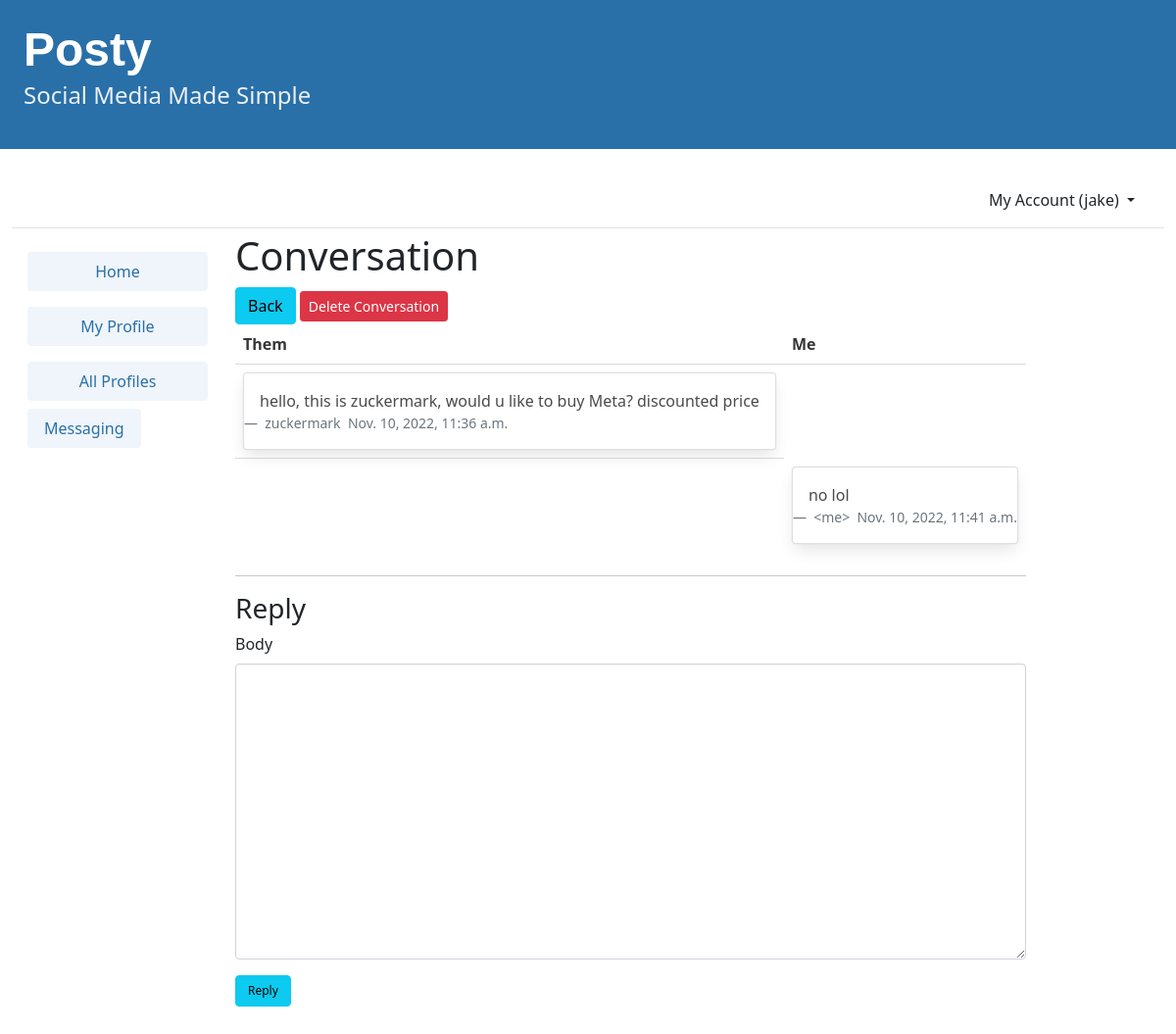
/messages/view/t/2/ (signed in), run on the app's committed database.
### accounts/models.py (models this page shows)
class User(AbstractUser):
    user_karma = models.IntegerField(default=0, blank=True, null=True)
    profile_picture = models.ImageField(
        default="default_pfp.jpg", upload_to="images/", blank=True, null=True
    )
    class Meta:
        db_table = "auth_user"

### postman/models.py (models this page shows, shortened)
class Message(models.Model):
    SUBJECT_MAX_LENGTH = 120
    subject = models.CharField(_("subject"), max_length=SUBJECT_MAX_LENGTH)
    body = models.TextField(_("body"), blank=True)
    sender = models.ForeignKey(settings.AUTH_USER_MODEL, on_delete=models.CASCADE, related_name='sent_messages',
        null=True, blank=True, verbose_name=_("sender"))
    recipient = models.ForeignKey(settings.AUTH_USER_MODEL, on_delete=models.CASCADE, related_name='received_messages',
        null=True, blank=True, verbose_name=_("recipient"))
    email = models.EmailField(_("visitor"), blank=True)  # instead of either sender or recipient, for an AnonymousUser
    parent = models.ForeignKey('self', on_delete=models.CASCADE, related_name='next_messages',
        null=True, blank=True, verbose_name=_("parent message"))
    thread = models.ForeignKey('self', on_delete=models.CASCADE, related_name='child_messages',
        null=True, blank=True, verbose_name=_("root message"))
    sent_at = models.DateTimeField(_("sent at"), default=now)
    read_at = models.DateTimeField(_("read at"), null=True, blank=True)
    replied_at = models.DateTimeField(_("replied at"), null=True, blank=True)
    sender_archived = models.BooleanField(_("archived by sender"), default=False)
    recipient_archived = models.BooleanField(_("archived by recipient"), default=False)
    sender_deleted_at = models.DateTimeField(_("deleted by sender at"), null=True, blank=True)
    recipient_deleted_at = models.DateTimeField(_("deleted by recipient at"), null=True, blank=True)
    moderation_status = models.CharField(_("status"), max_length=1, choices=STATUS_CHOICES, default=STATUS_PENDING)
    moderation_by = models.ForeignKey(settings.AUTH_USER_MODEL, on_delete=models.CASCADE, related_name='moderated_messages',
        null=True, blank=True, verbose_name=_("moderator"))
    moderation_date = models.DateTimeField(_("moderated at"), null=True, blank=True)
    moderation_reason = models.CharField(_("rejection reason"), max_length=120, blank=True)
    objects = MessageManager()
    class Meta:
        verbose_name = _("message")
        verbose_name_plural = _("messages")
        ordering = ['-sent_at', '-id']
    def is_accepted(self):
        return self.moderation_status == STATUS_ACCEPTED
    def admin_sender(self):
        """
        Return the sender either as a username or as a plain email.
        Designed for the Admin site.

        """
        if self.sender:
            return str(self.sender)
        else:
            return '<{0}>'.format(self.email)
    admin_sender.short_description = _("sender")
    admin_sender.admin_order_field = 'sender'
    clear_sender = property(admin_sender)
    @property
    def obfuscated_sender(self):
        if self.sender:
            return get_user_representation(self.sender)
        else:
            return self._obfuscated_email()
    def admin_recipient(self):
        """
        Return the recipient either as a username or as a plain email.
        Designed for the Admin site.

        """
        if self.recipient:
            return str(self.recipient)
        else:
            return '<{0}>'.format(self.email)
    admin_recipient.short_description = _("recipient")
    admin_recipient.admin_order_field = 'recipient'
    clear_recipient = property(admin_recipient)
    @sensitive_variables('values')
    def quote(self, format_subject, format_body=None):
        values = {'subject': format_subject(self.subject)[:self.SUBJECT_MAX_LENGTH]}
        if format_body:
            values['body'] = format_body(self.obfuscated_sender, self.body)
        return values

### postman/views.py (the view)
class ConversationView(DisplayMixin, TemplateView):
    def get(self, request, thread_id, *args, **kwargs):
        self.filter = Q(thread=thread_id)
        return super().get(request, *args, **kwargs)

### postman/forms.py
class QuickReplyForm(BaseReplyForm):
    pass

### postman/models.py (called while the page is built, shortened)
def get_user_representation(user):
    show_user_as = getattr(settings, 'POSTMAN_SHOW_USER_AS', None)
    return force_str(user)  # default value, or in case of empty attribute or exception

    def thread(self, user, filter):
        return self.select_related('sender', 'recipient').filter(
            filter,
            (models.Q(recipient=user) & models.Q(moderation_status=STATUS_ACCEPTED)) | models.Q(sender=user),
        ).order_by('sent_at')

### postman/templatetags/postman_tags.py (called while the page is built)
@register.filter
def or_me(value, arg):
    user_model = get_user_model()
    if not isinstance(value, str):
        value = (get_user_representation if isinstance(value, user_model) else force_str)(value)
    if not isinstance(arg, str):
        arg = (get_user_representation if isinstance(arg, user_model) else force_str)(arg)
    return _('<me>') if value == arg else value

### postman/utils.py (called while the page is built)
@sensitive_variables('subject')
def format_subject(subject):
    str = gettext("Re: {subject}")
    pattern = '^' + str.replace('{subject}', '.*') + '$'
    return subject if re.match(pattern, subject, re.IGNORECASE) else str.format(subject=subject)

### postman/views.py (called while the page is built)
    def render_to_response(self, context, **response_kwargs):
        self.request.current_app = self.request.resolver_match.namespace
        return super().render_to_response(context, **response_kwargs)

    @never_cache_m
    @login_required_m
    def dispatch(self, *args, **kwargs):
        return super().dispatch(*args, **kwargs)

    def get(self, request, *args, **kwargs):
        user = request.user
        self.msgs = Message.objects.thread(user, self.filter)
        if not self.msgs:
            raise Http404
        for m in self.msgs:
            if m.recipient == user and m.is_accepted() and m.read_at is None:
                Message.objects.set_read(user, self.filter)
                break
        return super().get(request, *args, **kwargs)

### postman/templates/postman/view.html (shortened to what this page needs)
{% extends "postman/base.html" %}
{% load i18n %}
{% load postman_tags %}
{% load crispy_forms_tags %}
{% block content %}
  <div id="postman">
    <h1>
      {% if pm_messages|length > 1 %}
        {% trans "Conversation" %}
      {% else %}
        {% trans "Message" %}
      {% endif %}
    </h1>
    <form action="" method="post">
      <a href="{{ next_url }}" class="btn btn-info">{% trans "Back" %}</a>
      <span id="pm_buttons">
        <button type="submit"
                class="pm_btn pm_btn-delete btn btn-danger btn-sm"
                onclick="this.form.action='{% url 'postman:delete' %}?next={{ next_url|urlencode }}">
          {% trans "Delete Conversation" %}
        </button>
      </span>
    </form>
    <table class="table" id="message_table">
      <tr>
        <th id="message_sender">Them</th>
        <th id="message_receiver">Me</th>
      </tr>
      {% for pm_message in pm_messages %}
        <tr>
          {% if pm_message.recipient == user %}
            <td>
              <div class="card message_card">
                <div class="card-body message_body">{{ pm_message.body|linebreaksbr }}</div>
                <footer class="blockquote-footer">
                  {{ pm_message.obfuscated_sender|or_me:user }}&nbsp;&nbsp;{{ pm_message.sent_at|date:"DATETIME_FORMAT" }}
                </footer>
              </div>
            </div>
        {% endif %}
        {% if pm_message.sender == user %}
          <td></td>
          <td>
            <div class="card message_card">
              <div class="card-body message_body">{{ pm_message.body|linebreaksbr }}</div>
              <footer class="blockquote-footer">
                {{ pm_message.obfuscated_sender|or_me:user }}&nbsp;&nbsp;{{ pm_message.sent_at|date:"DATETIME_FORMAT" }}
              </footer>
            </div>
          </div>
      {% endif %}
  {% endfor %}
{% if reply_to_pk %}
  <hr />
  <h3>{% trans "Reply" %}</h3>
  <form action="{% url 'postman:reply' reply_to_pk %}?next={{ next_url|urlencode }}"
        method="post">
    <div id="pm_reply">{{ form|crispy }}</div>
    <button type="submit"
            class="pm_btn pm_btn-reply btn btn-info is-size-7"
            style="margin-bottom:5%">
      {% trans 'Reply' %}
    </button>
  </form>
{% endif %}
</div>
{% endblock %}

### templates/base.html (shortened to what this page needs)
<!DOCTYPE html>
{% load static %}
<html lang="en">
    <head>
        <link rel="stylesheet"
              href="https://cdn.jsdelivr.net/npm/bulma@0.9.3/css/bulma.min.css">
        <link href="https://cdn.jsdelivr.net/npm/bootstrap@5.1.3/dist/css/bootstrap.min.css"
              rel="stylesheet"
>
        <link href="http://ajax.googleapis.com/ajax/libs/jqueryui/1.8.16/themes/ui-lightness/jquery-ui.css"
              rel="stylesheet"
              type="text/css"/>
        <link rel="stylesheet" href="{% static 'css/base.css' %}">
    </head>
    <body>
        <a href="{% url 'posty:dashboard' %}" style="text-decoration: none;">
            <section class="hero is-small is-success mb-4 has-background-info-dark">
                <div class="hero-body">
                    <h1 class="title is-1 posty-title"
                        style="font-family:Klavika, sans-serif">Posty</h1>
                    <p class="subtitle is-4">Social Media Made Simple</p>
                </div>
            </section>
        </a>
        <div class="container-fluid">
            <header class="p-3 mb-3 border-bottom">
                <div class="container">
                    <div class="d-flex flex-wrap align-items-center justify-content-center justify-content-lg-start">
                            {% if user.is_authenticated %}
                            <div class="dropdown text-end">
                                <a href="#"
                                   class="d-block link-dark text-decoration-none dropdown-toggle"
                                   id="dropdownUser1"
                                   data-bs-toggle="dropdown"
                                   aria-expanded="false">
                                    My Account ({{ user.username }})
                                </a>
                            </div>
                        {% else %}
                        </ul>
                        <!-- <div class="text-end">
                        <a href="{% url 'login' %}" class="btn btn-outline-primary me-2">Log In</a>
                        <a href="{% url 'signup' %}" class="btn btn-primary">Sign Up</a>
                    </div> -->
                    {% endif %}
                </div>
            </div>
        </header>
        <div class="columns">
            <div class="column is-one-fifth" id="left_column">
                {% if user.is_authenticated %}
                    <ul class="nav flex-column" id="navlist">
                        <li class="nav-item">
                            <a class="nav-link active" href="{% url 'posty:dashboard' %}">
                                <button class="button is-info is-light is-fullwidth">Home</button>
                            </a>
                        </li>
                        <li class="nav-item">
                            <a class="nav-link active"
                               href="{% url 'posty:profile' request.user.profile.id %}">
                                <button class="button is-info is-light is-fullwidth">My Profile</button>
                            </a>
                        </li>
                        <li class="nav-item">
                            <a class="nav-link" href="{% url 'posty:profile_list' %}">
                                <button class="button is-info is-light is-fullwidth">All Profiles</button>
                            </a>
                        </li>
                        <li class="nav-item">
                            <div class="dropdown text-end">
                                <a href="#"
                                   class="d-block ml-4"
                                   id="dropdownUser1"
                                   data-bs-toggle="dropdown"
                                   aria-expanded="false">
                                    <button class="button is-info is-light is-fullwidth">Messaging</button>
                                </a>
                            </div>
                        </li>
                    </ul>
                {% endif %}
            </div>
            {% block content %}
            {% endblock content %}
</body>
</html>

### static/css/base.css (style rules this page uses)
a { text-decoration: none; }
li { list-style: none; padding-left: 0; }
ul { list-style-position: inside; padding-left: 0; }
.posty-title { font-family: "Klavika", sans-serif; }

### data on the page
Message: body "hello, this is zuckermark, would u like to buy Meta? discounted price", obfuscated_sender|or_me "zuckermark", sent_at "Nov. 10, 2022, 11:36 a.m."
Message: body "no lol", obfuscated_sender|or_me "<me>", sent_at "Nov. 10, 2022, 11:41 a.m."

### other printed values
{{ user.username }} "jake"
